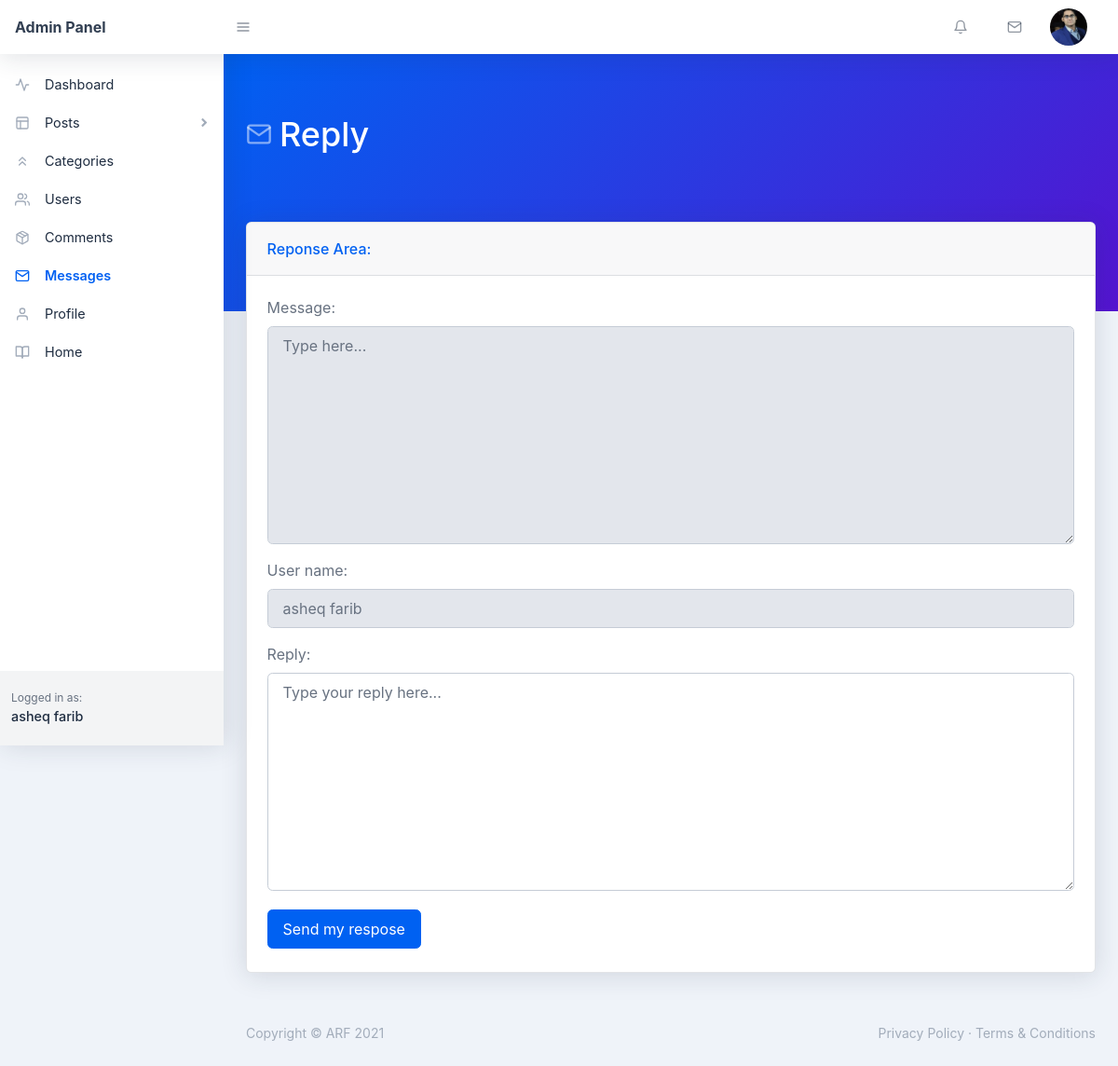
/backend/reply.php (signed in), run on the app's committed database.
### tables this page shows
CREATE TABLE `users` (
  `user_id` int(11) NOT NULL,
  `user_name` varchar(255) NOT NULL,
  `user_nickname` varchar(255) NOT NULL,
  `user_email` varchar(255) NOT NULL,
  `user_password` varchar(255) NOT NULL,
  `user_photo` text NOT NULL,
  `registered_on` varchar(255) NOT NULL,
  `user_role` varchar(255) NOT NULL DEFAULT 'Subscriber'
);

### backend/reply.php (the view, shortened to what this page needs)
<?php require_once('./includes/header.php'); ?>
    <body class="nav-fixed">
        <?php require_once('./includes/top-navbar.php'); ?>
        <div id="layoutSidenav">
            <div id="layoutSidenav_nav">
               <?php
                    $curr_page = basename(__FILE__);
                    require_once("./includes/left-sidebar.php");
                ?>
            </div>
            <div id="layoutSidenav_content">
                <main>
                    <div class="page-header pb-10 page-header-dark bg-gradient-primary-to-secondary">
                        <div class="container-fluid">
                            <div class="page-header-content">
                                <h1 class="page-header-title">
                                    <div class="page-header-icon"><i data-feather="mail"></i></div>
                                    <span>Reply</span>
                                </h1>
                            </div>
                        </div>
                    </div>
                    <div class="container-fluid mt-n10">
                        <div class="card mb-4">
                            <div class="card-header">Reponse Area:</div>
                            <div class="card-body">
                                <?php
                                    $sql = "SELECT * FROM messages WHERE ms_id = :id";
                                    $stmt = $pdo->prepare($sql);
                                    $stmt->execute([':id'=>$_GET['id']]);
                                    $ms = $stmt->fetch(PDO::FETCH_ASSOC);
                                    $ms_detail = $ms['ms_detail'];
                                ?>
                                <?php
                                    if(isset($_COOKIE['_uid_'])) {
                                        $user_id = base64_decode($_COOKIE['_uid_']);
                                    } else if(isset($_SESSION['user_id'])) {
                                        $user_id = $_SESSION['user_id'];
                                    } else {
                                        $user_id = -1;
                                    }
                                    $sql = "SELECT * FROM users WHERE user_id = :id";
                                    $stmt = $pdo->prepare($sql);
                                    $stmt->execute([
                                        ':id' => $user_id
                                    ]);
                                    $user = $stmt->fetch(PDO::FETCH_ASSOC);
                                    $user_name = $user['user_name'];
                                ?>
                                <form action="reply.php?id=<?php echo $_GET['id']; ?>" method="POST">
                                    <div class="form-group">
                                        <label for="post-content">Message:</label>
                                        <textarea class="form-control" placeholder="Type here..." id="post-content" rows="9" readonly="true"><?php echo $ms_detail; ?></textarea>
                                    </div>
                                    <div class="form-group">
                                        <label for="user-name">User name:</label>
                                        <input name="user-name" value="<?php echo $user_name; ?>" class="form-control" id="user-name" type="text" placeholder="User name ..." readonly="true" value="Md. A. Barik" />
                                    </div>
                                    <div class="form-group">
                                        <label for="post-tags">Reply:</label>
                                        <textarea name="reply" class="form-control" placeholder="Type your reply here..." id="post-tags" rows="9"></textarea>
                                    </div>
                                    <button name="send-reply" class="btn btn-primary mr-2 my-1" type="submit">Send my respose</button>
                                </form>
                            </div>
                        </div>
                    </div>
                </main>
<?php require_once('./includes/footer.php'); ?>

### backend/includes/top-navbar.php (shortened to what this page needs)
<nav class="topnav navbar navbar-expand shadow navbar-light bg-white" id="sidenavAccordion">
    <a class="navbar-brand d-none d-sm-block" href="index.php">Admin Panel</a><button class="btn btn-icon btn-transparent-dark order-1 order-lg-0 mr-lg-2" id="sidebarToggle" href="#"><i data-feather="menu"></i></button>
    <ul class="navbar-nav align-items-center ml-auto">
        <li class="nav-item dropdown no-caret mr-3 dropdown-notifications">
            <a class="btn btn-icon btn-transparent-dark dropdown-toggle" id="navbarDropdownAlerts" href="comments.php" role="button" data-toggle="dropdown" aria-haspopup="true" aria-expanded="false">
                <i data-feather="bell"></i>
            </a>
        </li>
        <li class="nav-item dropdown no-caret mr-3 dropdown-notifications">
            <a class="btn btn-icon btn-transparent-dark dropdown-toggle" id="navbarDropdownMessages" href="#" role="button" data-toggle="dropdown" aria-haspopup="true" aria-expanded="false">
                <i data-feather="mail"></i>
            </a>
        </li>
        <?php
            if(isset($_COOKIE['_uid_'])) {
                $user_id = base64_decode($_COOKIE['_uid_']);
            } else if(isset($_SESSION['user_id'])) {
                $user_id = $_SESSION['user_id'];
            } else {
                $user_id = -1;
            }
            $sql = "SELECT * FROM users WHERE user_id = :id";
            $stmt = $pdo->prepare($sql);
            $stmt->execute([
                ':id' => $user_id
            ]);
            $user = $stmt->fetch(PDO::FETCH_ASSOC);
            $user_photo = $user['user_photo'];
        ?>
        <li class="nav-item dropdown no-caret mr-3 dropdown-user">
            <a class="btn btn-icon btn-transparent-dark dropdown-toggle" id="navbarDropdownUserImage" href="javascript:void(0);" role="button" data-toggle="dropdown" aria-haspopup="true" aria-expanded="false"><img class="img-fluid" src="./assets/img/<?php echo $user_photo; ?>"/></a>
        </li>
    </ul>
</nav>

### backend/includes/left-sidebar.php (shortened to what this page needs)
<nav class="sidenav shadow-right sidenav-light">
    <div class="sidenav-menu">
        <div class="nav accordion" id="accordionSidenav">
            <?php
                if($curr_page == 'index.php') { ?>
                    <a class="nav-link collapsed pt-4 active" href="index.php">
                        <div class="nav-link-icon"><i data-feather="activity"></i></div>
                        Dashboard
                    </a>
                <?php } else { ?>
                    <a class="nav-link collapsed pt-4" href="index.php">
                        <div class="nav-link-icon"><i data-feather="activity"></i></div>
                        Dashboard
                    </a>
                <?php }
            ?>
             <?php
                if($curr_page == 'all-post.php' || $curr_page == 'new-page.php' || $curr_page == 'add-new.php') { ?>
                    <a class="nav-link" href="javascript:void(0);" data-toggle="collapse" data-target="#collapseLayouts" aria-expanded="true" aria-controls="collapseLayouts"><div class="nav-link-icon"><i data-feather="layout"></i></div>
                        Posts
                        <div class="sidenav-collapse-arrow"><i class="fas fa-angle-down"></i></div>
                    </a>
                    <div class="collapse show" id="collapseLayouts" data-parent="#accordionSidenav">
                        <nav class="sidenav-menu-nested nav accordion" id="accordionSidenavLayout">
                            <a class="nav-link" href="all-post.php">All Posts</a>
                            <a class="nav-link" href="add-new.php">Add New Post</a>
                        </nav>
                    </div>
               <?php } else { ?>
                    <a class="nav-link collapsed" href="javascript:void(0);" data-toggle="collapse" data-target="#collapseLayouts" aria-expanded="false" aria-controls="collapseLayouts"><div class="nav-link-icon"><i data-feather="layout"></i></div>
                        Posts
                        <div class="sidenav-collapse-arrow"><i class="fas fa-angle-down"></i></div>
                    </a>
               <?php }
            ?>
            <?php
                if($curr_page == 'new-category.php' || $curr_page == 'categories.php') { ?>
                    <a class="nav-link active" href="categories.php" ><div class="nav-link-icon"><i data-feather="chevrons-up"></i></div>
                        Categories
                    </a>
               <?php } else { ?>
                    <a class="nav-link" href="categories.php" ><div class="nav-link-icon"><i data-feather="chevrons-up"></i></div>
                        Categories
                    </a>
               <?php }
            ?>
              <?php
                if($curr_page == 'user-update.php' || $curr_page == 'new-user.php' || $curr_page == 'users.php') { ?>
                    <a class="nav-link active" href="users.php" ><div class="nav-link-icon"><i data-feather="users"></i></div>
                        Users
                    </a>
                <?php } else { ?>
                    <a class="nav-link" href="users.php" ><div class="nav-link-icon"><i data-feather="users"></i></div>
                        Users
                    </a>
                <?php }
            ?>
            <a class="nav-link" href="comments.php" ><div class="nav-link-icon"><i data-feather="package"></i></div>
                Comments
            </a>
            <?php
                if($curr_page == 'messages.php' || $curr_page == 'reply.php') { ?>
                    <a class="nav-link active" href="messages.php" ><div class="nav-link-icon"><i data-feather="mail"></i></div>
                        Messages
                    </a>
               <?php } else { ?>
                    <a class="nav-link" href="messages.php" ><div class="nav-link-icon"><i data-feather="mail"></i></div>
                        Messages
                    </a>
              <?php }
            ?>
            <a class="nav-link" href="profile.php" ><div class="nav-link-icon"><i data-feather="user"></i></div>
                Profile
            </a>
            <a class="nav-link" href="../index.php" ><div class="nav-link-icon"><i data-feather="book-open"></i></div>
                Home
            </a>
        </div>
    </div>
    <div class="sidenav-footer">
        <div class="sidenav-footer-content">
            <div class="sidenav-footer-subtitle">Logged in as:</div>
            <?php
                if(isset($_COOKIE['_uid_'])) {
                    $user_id = base64_decode($_COOKIE['_uid_']);
                } else if(isset($_SESSION['user_id'])) {
                    $user_id = $_SESSION['user_id'];
                } else {
                    $user_id = -1;
                }
                $sql = "SELECT * FROM users WHERE user_id = :id";
                $stmt = $pdo->prepare($sql);
                $stmt->execute([
                    ':id' => $user_id
                ]);
                $user = $stmt->fetch(PDO::FETCH_ASSOC);
                $user_name = $user['user_name'];
            ?>
            <div class="sidenav-footer-title"><?php echo $user_name; ?></div>
        </div>
    </div>
</nav>

### data on the page
users: user_photo (picture), user_name "asheq farib", user-name "asheq farib"
